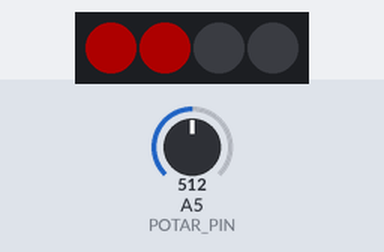
The sketch below on a simulated Arduino Uno, built with avr-gcc and run on an emulated ATmega328P. On the bench: 4 RGB LEDs in strip order, left to right. The inputs (shaded band) are chosen by the test bench; at power-on: A5 (POTAR_PIN) = 512. Dim RGB values are drawn brighter than linear.

Above: at 4.3 s.
4.4 s: A5 (POTAR_PIN) set to 376
At 5.2 s:
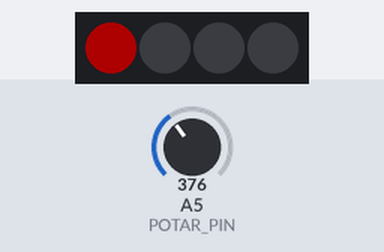
6.1 s: A5 (POTAR_PIN) set to 361
At 6.5 s:
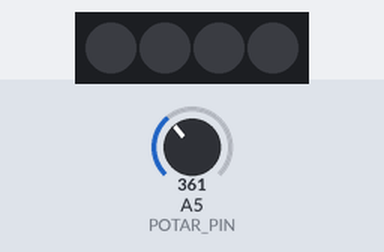
7.6 s: A5 (POTAR_PIN) set to 900
At 8.8 s:
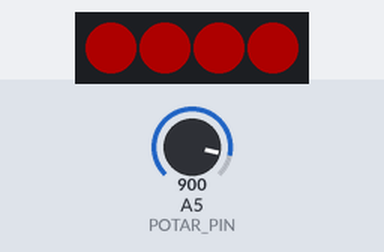
9.1 s: A5 (POTAR_PIN) set to 690
10.6 s: A5 (POTAR_PIN) set to 657
At 11.4 s:
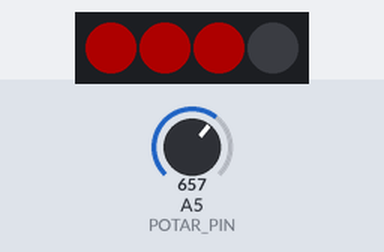
12.1 s: A5 (POTAR_PIN) set to 306
At 12.6 s:
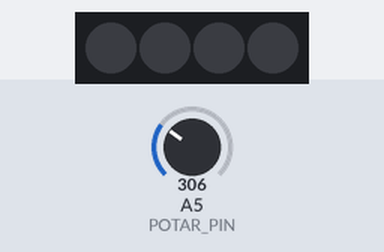
Timing chart, 0 to 14.6 s (numbered marks = the images above; inputs shaded):
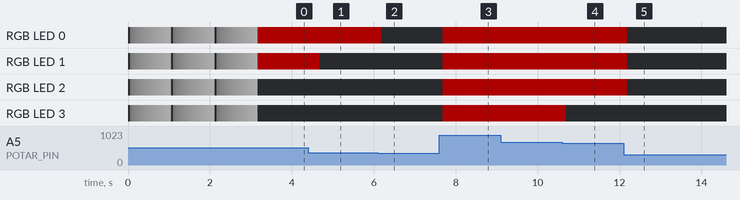

Measured:
- the behaviour switches between 369 and 368 on A5 (POTAR_PIN) (found by bisection; images 1 and 2)
- the behaviour switches between 676 and 675 on A5 (POTAR_PIN) (found by bisection; images 3 and 4)
- after the input at 4.4 s, RGB LED 1: RGB(50, 0, 0) → off after 0.28 s
- after the input at 6.1 s, RGB LED 0: RGB(50, 0, 0) → off after 0.08 s
- after the input at 7.6 s, RGB LED 0–3: off → RGB(50, 0, 0) after 0.08 s
- after the input at 9.1 s, every drawn part: stays the same
- after the input at 10.6 s, RGB LED 3: RGB(50, 0, 0) → off after 0.09 s
- after the input at 12.1 s, RGB LED 0–2: RGB(50, 0, 0) → off after 0.09 s

The sketch:

Arduino_Fume_extractor_soft.ino
```cpp
// For led chips like WS2812, which have a data line, ground, and power

#include <FastLED.h>

#define BRIGHTNESS 50
// How many leds in your strip?
#define NUM_LEDS 4
#define DATA_PIN 7
#define POTAR_PIN A5

// Define the array of leds
CRGB leds[NUM_LEDS];
float Level = 0;
float val_analogique = 0;

void annimation_leds(){
  for(int k = 0; k<3; k++){
    for(int z = 0; z<20; z++){
      for (int i = 0; i < NUM_LEDS; i++) {
      leds[i] = CRGB::White;
      }
      FastLED.setBrightness(5*z/2); //percent of brightness
      FastLED.show();
      delay(50);
    }
    delay(50);
  }
}

void setup() {
  //Serial.begin(9600);
  pinMode(POTAR_PIN, INPUT);
  FastLED.addLeds<NEOPIXEL, DATA_PIN>(leds, NUM_LEDS);  // GRB ordering is assumed
  annimation_leds();
  FastLED.setBrightness(BRIGHTNESS); //percent of brightness
}

void loop() {
  val_analogique = analogRead(POTAR_PIN);
  Level = val_analogique*5/1024;
  //Serial.print(val_analogique);
  //Serial.print("---");
  //Serial.println(Level);
  if(Level <= 1.8){
    leds[0] = CRGB::Black;
    leds[1] = CRGB::Black;
    leds[2] = CRGB::Black;
    leds[3] = CRGB::Black;
  }
  else if(Level > 1.8 && Level <= 2.3){
    leds[0] = CRGB::Red;
    leds[1] = CRGB::Black;
    leds[2] = CRGB::Black;
    leds[3] = CRGB::Black;
  }
  else if(Level > 2.3 && Level <= 2.8){
    leds[0] = CRGB::Red;
    leds[1] = CRGB::Red;
    leds[2] = CRGB::Black;
    leds[3] = CRGB::Black;
  }
  else if(Level > 2.8 && Level <= 3.3){
    leds[0] = CRGB::Red;
    leds[1] = CRGB::Red;
    leds[2] = CRGB::Red;
    leds[3] = CRGB::Black;
  }
  else if(Level > 3.8){
    leds[0] = CRGB::Red;
    leds[1] = CRGB::Red;
    leds[2] = CRGB::Red;
    leds[3] = CRGB::Red;
  }
      FastLED.show();
      delay(300);
}
```
